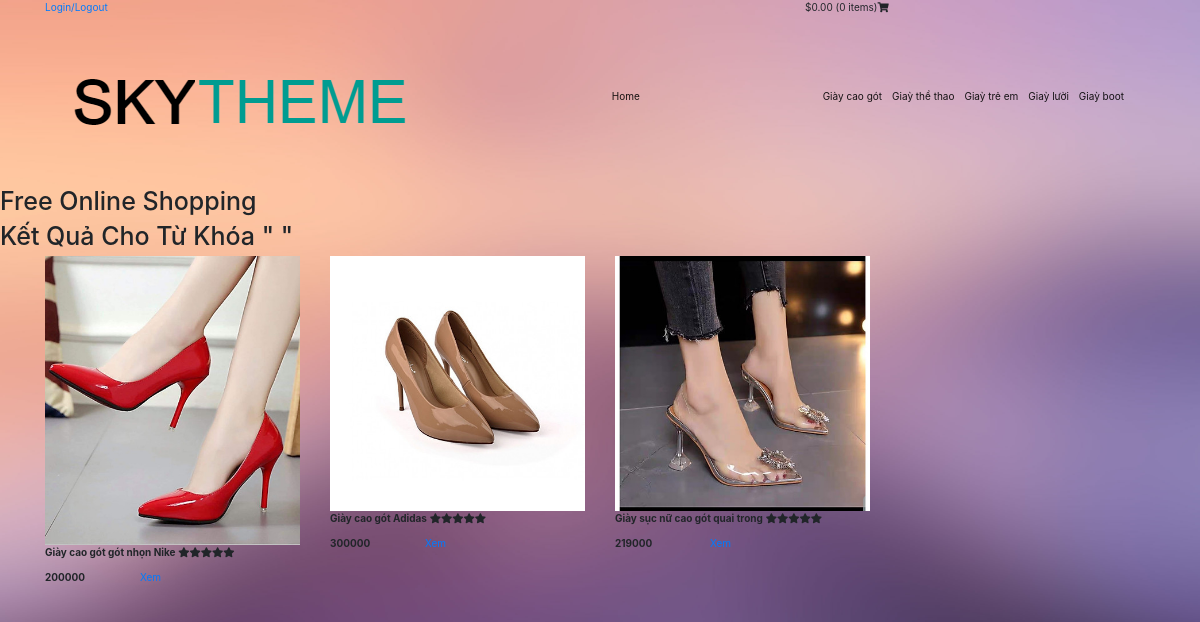
The page /result.php on the database its author committed.
### tables this page shows
CREATE TABLE IF NOT EXISTS `protypes` (
  `type_ID` int(11) NOT NULL AUTO_INCREMENT,
  `type_name` varchar(100) NOT NULL,
  `type_img` varchar(100) NOT NULL,
  PRIMARY KEY (`type_ID`)
);

CREATE TABLE IF NOT EXISTS `products` (
  `ID` int(11) NOT NULL AUTO_INCREMENT,
  `Name` varchar(100) NOT NULL,
  `image` varchar(150) NOT NULL,
  `description` text NOT NULL,
  `manu_ID` int(11) NOT NULL,
  `price` int(11) NOT NULL,
  `type_ID` int(11) NOT NULL,
  `KhuyenMai` varchar(200) DEFAULT NULL,
  `image2` varchar(150) NOT NULL,
  `image3` varchar(150) NOT NULL,
  `image1` varchar(150) NOT NULL,
  `ThongSoKT` varchar(500) NOT NULL,
  `create_at` timestamp NOT NULL DEFAULT CURRENT_TIMESTAMP ON UPDATE CURRENT_TIMESTAMP,
  `feature` tinyint(4) NOT NULL,
  `new` int(11) NOT NULL,
  `disc` int(11) NOT NULL,
  PRIMARY KEY (`ID`)
);

### models/Db.php (called while the page is built, shortened)
<?php
class Db
{
    public static $connection = NULL;
    public function __construct()
    {
        if (!self::$connection) {
            self::$connection = new mysqli('localhost', 'root', '', 'mydb_nhom9');
            self::$connection->set_charset('utf8');
        }
        return self::$connection;
    }
    public function select($sql)
    {
        $sql->execute();
        $items = $sql->get_result()->fetch_all(MYSQLI_ASSOC);
        return $items;
    }
}

### models/products.php (called while the page is built, shortened)
<?php
class Products extends Db
{
    public function getType()
    {
        $sql = self::$connection->prepare(" SELECT * FROM `protypes`");
        return $this->select($sql);
    }
    public function search($key)
    {
        $sql = self::$connection->prepare("SELECT * FROM `products`, `manufactures`,`protypes` WHERE
             `products`.`manu_ID`= `manufactures`.`manu_ID` AND `products`.`type_ID`= `protypes`.`type_ID` AND `name`LIKE '%$key%'");
        return $this->select($sql);
    }
    public function search1($key, $page, $per_page)
    {
        $first_link = ($page - 1) * $per_page;
        $sql = self::$connection->prepare("SELECT * FROM `products`, `manufactures`,`protypes` WHERE
             `products`.`manu_ID`= `manufactures`.`manu_ID` AND `products`.`type_ID`= `protypes`.`type_ID` AND
              `name`LIKE '%" . $key . "%' LIMIT $first_link,$per_page");
        return $this->select($sql);
    }
}

### result.php (the view, shortened to what this page needs)
<?php
require "./models/Db.php";
require "./models/products.php";
$products = new Products;
$key1 = $_GET['key'];
$product1 = $products->search($key1);
$getType = $products->getType();
if (isset($_GET['page'])) {
    $page = $_GET['page'];
} else {
    $page = 1;
}
$per_page = 3;
$listproduct2 = $products->search1($key1, $page, $per_page);
?>
<!DOCTYPE html>
<html>
<head>
    <link rel="stylesheet" type="text/css" href="public/css/style.css">
    <link rel="stylesheet" href="public/css/bootstrap.min.css">
    <link rel="stylesheet" href="https://maxcdn.bootstrapcdn.com/bootstrap/4.0.0/css/bootstrap.min.css">
    <link rel="stylesheet" href="https://use.fontawesome.com/releases/v5.8.1/css/all.css">
</head>
<body>
    <header>
        <div class="container">
            <div class="cart">
                <div class="row">
                    <div class="col-md-8">
                        <a href="">Login/Logout</a>
                    </div>
                    <div class="col-md-4">
                        <p>$0.00 (0 items)<i class="fas fa-shopping-cart"></i></p>
                    </div>
                </div>
            </div>
        </div>
        <div class="container">
            <nav class="navbar navbar-expand-sm navbar-light bg-pink">
                <div class="logo"><img class="img-fluid" src="public/images/logo.png" alt=""></div>
                <div class="collapse navbar-collapse" id="collapsibleNavId">
                    <ul class="navbar-nav ml-auto mt-2 mt-lg-0">
                        <li class="nav-item active">
                            <a id="home" class="nav-link" href="index1.php">Home
                                <span class="sr-only">(current)</span></a>
                        </li>
                    </ul>
                    <ul class="navbar-nav ml-auto mt-2 mt-lg-0">
                        <?php foreach ($getType as $values) { ?>
                            <li class="nav-item active">
                                <a id="" class="nav-link" href="result1.php?type_ID=<?php echo $values['type_ID'] ?>">
                                    <?php echo $values['type_name'] ?><span class="sr-only">(current)</span></a>
                            </li>
                        <?php } ?>
                    </ul>
                </div>
            </nav>
        </div>
        <div class="banner">
            <h1>Free Online Shopping</h1>
        </div>
    </header>
    <div class="content">
        <h1>Kết Quả Cho Từ Khóa " <?php echo $key1 ?> "</h1>
        <div class="container">
            <div class="row">
                <?php foreach ($listproduct2 as $key => $values) { ?>
                    <div class="col-md-3">
                        <div class="item">
                            <div class="product"><img class="img-fluid" src="public/images/<?php echo $values['image']; ?>" alt=""></div>
                            <p><strong><?php echo $values['Name'] ?></strong> <span class="star"><i class="fas fa-star"></i><i class="fas fa-star"></i><i class="fas fa-star"></i><i class="fas fa-star"></i><i class="fas fa-star"></i></span><br></span>
                            </p>
                            <div class="row cost">
                                <div class="col-md-4">
                                    <p><strong><?php echo $values['price']; ?></strong></p>
                                </div>
                                <div class="col-md-8">
                                    <a href="detail.php?id=<?php echo $values['ID'] ?>">Xem</a>
                                </div>
                            </div>
                        </div>
                    </div>
                <?php } ?>
            </div>
        </div>
    </div>
</body>
</html>

### css/style.css (style rules this page uses)
h4, h5, h6, h1, h2, h3 { margin: 0; }
ul, ol { margin: 0; }
p { margin: 0; }
html, body { font-family: 'Roboto', sans-serif; font-size: 100%; overflow-x: hidden; background: url(../images/bg.jpg) no-repeat 0px 0px; background-size:cover; }
body a { transition: 0.5s all ease; -webkit-transition: 0.5s all ease; -moz-transition: 0.5s all ease; -o-transition: 0.5s all ease; -ms-transition: 0.5s all ease; text-decoration:none; }
h1,h2,h3,h4,h5,h6 { margin:0; }
p { margin:0; }
ul,label { margin:0; padding:0; }

### rows shown on the page
protypes: type_name "Giày cao gót"
protypes: type_name "Giaỳ thể thao"
protypes: type_name "Giaỳ trẻ em"
protypes: type_name "Giaỳ lười"
protypes: type_name "Giaỳ boot"
products: image (picture), Name "Giày cao gót gót nhọn Nike", price "200000"
products: image (picture), Name "Giày cao gót Adidas", price "300000"
products: image (picture), Name "Giày sục nữ cao gót quai trong", price "219000"
